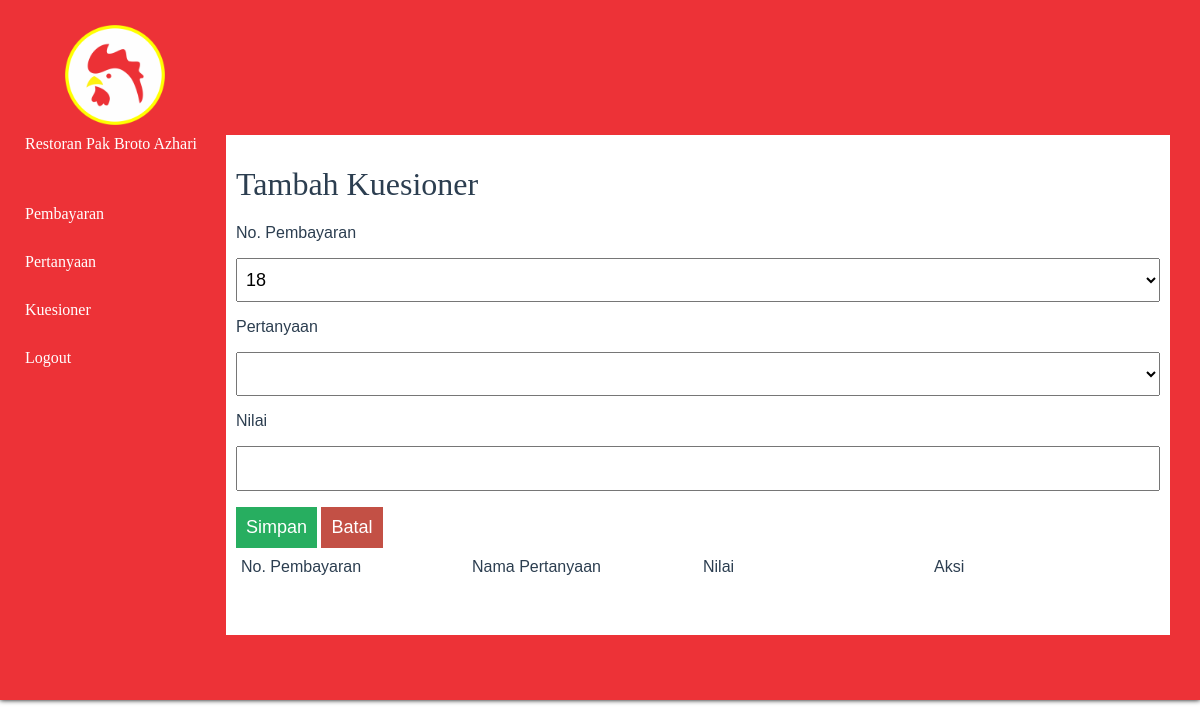
Before: /modul_kuesioner/tambah-kuesioner.php (signed in) with the older database file.
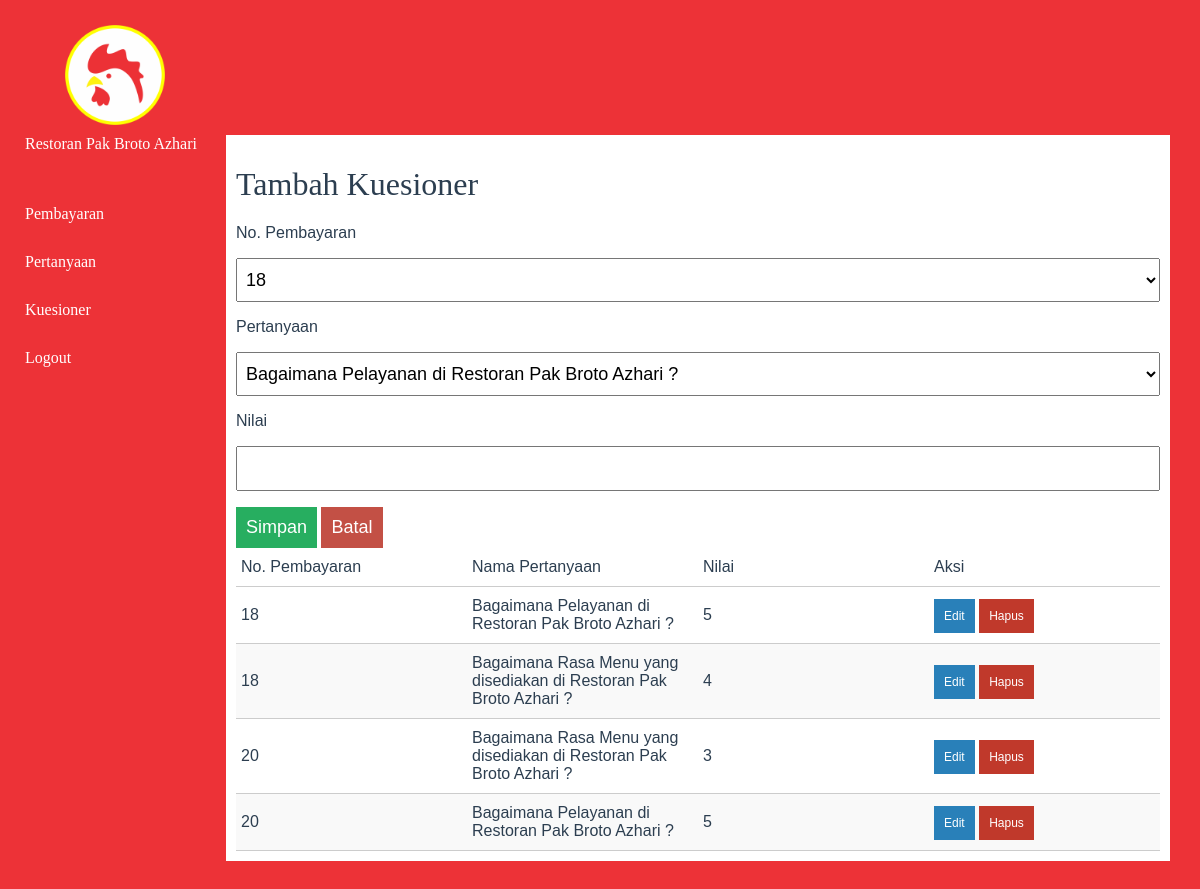
After: the same page with the newer database file.
### tables this page shows
CREATE TABLE `kuesioner` (
  `id_kuesioner` int(11) NOT NULL,
  `no_pembayaran` int(11) NOT NULL,
  `id_pertanyaan` int(11) NOT NULL,
  `nilai` int(11) NOT NULL,
  `id` int(11) NOT NULL
);

CREATE TABLE `pembayaran` (
  `no_pembayaran` int(11) NOT NULL,
  `no_pesanan` int(11) NOT NULL,
  `waktu_bayar` timestamp NOT NULL DEFAULT CURRENT_TIMESTAMP ON UPDATE CURRENT_TIMESTAMP,
  `bayar` int(11) NOT NULL
);

CREATE TABLE `pertanyaan` (
  `id_pertanyaan` int(11) NOT NULL,
  `nama_pertanyaan` varchar(100) NOT NULL,
  `id_pegawai` int(11) NOT NULL
);

### modul_kuesioner/proses-list-kuesioner.php (called while the page is built, shortened)
<?php
include '../connection.php';
$query = "SELECT kuesioner.*, pertanyaan.*,pembayaran.*
    FROM kuesioner
    JOIN pembayaran ON pembayaran.no_pembayaran = kuesioner.no_pembayaran
    JOIN pertanyaan ON pertanyaan.id_pertanyaan = kuesioner.id_pertanyaan";
$hasil = mysqli_query($db, $query);
$data_kuesioner = array();
while ($row = mysqli_fetch_assoc($hasil)) {
    $data_kuesioner[] = $row;
}
?>

### modul_kuesioner/tambah-kuesioner.php (the view, shortened to what this page needs)
<?php
    include '../function.php';
    include '../connection.php';
    include 'proses-list-kuesioner.php';
?>
<!DOCTYPE html>
<html lang="en">
<head>
    <link rel="stylesheet" href="../css/style.css">
</head>
<body>
    <div class="container clearfix">
        <div class="logo"><img src="../img/LOGO.png" ></div>
        <h4>Restoran Pak Broto Azhari</h4>
        <?php
            $query1 = "SELECT * from pembayaran";
            $result1 = mysqli_query($db,$query1);
            $query2 = "SELECT * from pertanyaan";
            $result2 = mysqli_query($db,$query2);
            while ($row1 = mysqli_fetch_assoc($result1)) {
            $no_pembayaran[] = $row1;
            }
            while ($row2 = mysqli_fetch_assoc($result2)) {
            $pertanyaan[] = $row2;
            }
        ?>
        <div class="content">
            <h1>Tambah Kuesioner</h1>
            <form method="post" action="proses-tambah-kuesioner.php">
                <p>No. Pembayaran</p>
                <p><select name="no_pembayaran">
                        <?php foreach ($no_pembayaran as $no_pemb) : ?>
                            <option value="<?php echo $no_pemb['no_pembayaran']; ?>"><?php echo $no_pemb['no_pembayaran']; ?></option>
                        <?php endforeach ?>
                    </select></p>
                 <p>Pertanyaan</p>
                <p><select name="id_pertanyaan">
                        <?php foreach ($pertanyaan as $tanya) : ?>
                            <option value="<?php echo $tanya['id_pertanyaan']; ?>"><?php echo $tanya['nama_pertanyaan']; ?></option>
                        <?php endforeach ?>
                    </select></p>
                <p>Nilai</p>
                <p><input type="number" name="nilai" min="1" required></p>
                    <input type="submit" class="btn btn-tambah" value="Simpan">
                    <input type="reset" class="btn btn-submit" value="Batal">
            </form>
            <table class="data">
                <tr>
                    <th style="text-align: left; width: 20%">No. Pembayaran</<th>
                    <th style="text-align: left; width: 20%">Nama Pertanyaan</th>
                    <th style="text-align: left; width: 20%">Nilai</th>
                    <th style="text-align: left; width: 20%">Aksi</th>
                </tr>
                <?php foreach ($data_kuesioner as $kuesioner) : ?>
                <tr>
                    <td><?php echo $kuesioner['no_pembayaran'] ?></td>
                    <td><?php echo $kuesioner['nama_pertanyaan'] ?></td>
                    <td><?php echo $kuesioner['nilai'] ?></td>
                    <td>
                        <a href="edit-kuesioner.php?id_kuesioner=<?php echo $kuesioner['id_kuesioner']; ?>" class="btn btn-edit">Edit</a>
                        <a href="delete-kuesioner.php?id_kuesioner=<?php echo $kuesioner['id_kuesioner']; ?>" class="btn btn-hapus" onclick="return confirm('anda yakin akan menghapus data?');">Hapus</a>
                    </td>
                </tr>
                <?php endforeach ?>
            </table>
        </div>
    </div>
</body>
</html>

Changed rows visible on the page:
added kuesioner: no_pembayaran.no_pembayaran "18", id_pertanyaan.nama_pertanyaan "Bagaimana Pelayanan di Restoran Pak Broto Azhari ?", nilai "5"
added kuesioner: no_pembayaran.no_pembayaran "18", id_pertanyaan.nama_pertanyaan "Bagaimana Rasa Menu yang disediakan di Restoran Pak Broto Azhari ?", nilai "4"
added kuesioner: no_pembayaran.no_pembayaran "20", id_pertanyaan.nama_pertanyaan "Bagaimana Rasa Menu yang disediakan di Restoran Pak Broto Azhari ?", nilai "3"
added kuesioner: no_pembayaran.no_pembayaran "20", id_pertanyaan.nama_pertanyaan "Bagaimana Pelayanan di Restoran Pak Broto Azhari ?", nilai "5"
Other visible differences:
form field id_pertanyaan: (not shown) → "Bagaimana Pelayanan di Restoran Pak Broto Azhari ?"
